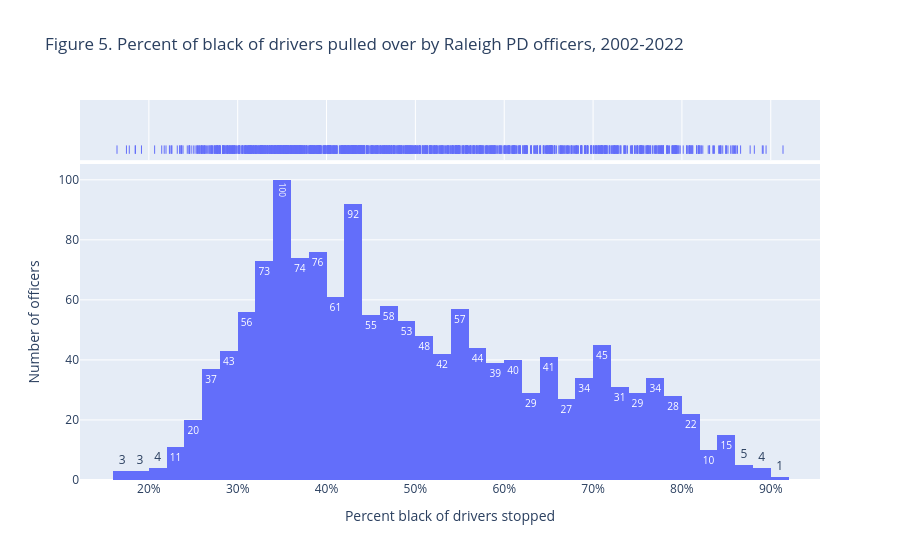

The notebook cell saved with this chart:
### Code cell
mask = black_drivers & minimum_100_stops
fig = px.histogram(
    df5[mask],
    title="Figure 5. Percent of black of drivers pulled over by Raleigh PD officers, 2002-2022",
    x="percent_drivers_stopped",
    labels={
        "percent_drivers_stopped": "Percent black of drivers stopped",
    },
    height=600,
    marginal="rug",
    text_auto=True,
)
fig.layout.xaxis.tickformat = ",.0%"
fig.update_layout(yaxis_title="Number of officers")
fig.show()

### Figure 1 — Plotly figure (JSON) as saved in the notebook; plotly's stock layout.template omitted (floating-point values rounded to 4 significant figures; data arrays with more than 128 entries replaced by an {"elided": "..."} marker saying what was removed)
{"data": [{"alignmentgroup": "True", "bingroup": "x", "hovertemplate": "Percent black of drivers stopped=%{x}<br>count=%{y}<extra></extra>", "legendgroup": "", "marker": {"color": "#636efa", "pattern": {"shape": ""}}, "name": "", "offsetgroup": "", "orientation": "v", "showlegend": false, "texttemplate": "%{value}", "type": "histogram", "x": {"elided": "1444 float values"}, "xaxis": "x", "yaxis": "y"}, {"alignmentgroup": "True", "boxpoints": "all", "fillcolor": "rgba(255,255,255,0)", "hoveron": "points", "hovertemplate": "Percent black of drivers stopped=%{x}<extra></extra>", "jitter": 0, "legendgroup": "", "line": {"color": "rgba(255,255,255,0)"}, "marker": {"color": "#636efa", "symbol": "line-ns-open"}, "name": "", "offsetgroup": "", "showlegend": false, "type": "box", "x": {"elided": "1444 float values"}, "xaxis": "x2", "yaxis": "y2"}], "layout": {"autosize": true, "barmode": "relative", "legend": {"tracegroupgap": 0}, "title": {"text": "Figure 5. Percent of black of drivers pulled over by Raleigh PD officers, 2002-2022"}, "xaxis": {"anchor": "y", "autorange": true, "domain": [0, 1], "range": [0.1225, 0.9554], "tickformat": ",.0%", "title": {"text": "Percent black of drivers stopped"}, "type": "linear"}, "xaxis2": {"anchor": "y2", "autorange": true, "domain": [0, 1], "matches": "x", "range": [0.1225, 0.9554], "showgrid": true, "showticklabels": false, "type": "linear"}, "yaxis": {"anchor": "x", "autorange": true, "domain": [0, 0.8316], "range": [0, 105.3], "title": {"text": "Number of officers"}}, "yaxis2": {"anchor": "x2", "autorange": true, "domain": [0.8416, 1], "matches": "y2", "range": [-0.5472, 0.5], "showgrid": false, "showline": false, "showticklabels": false, "ticks": "", "type": "category"}}}
